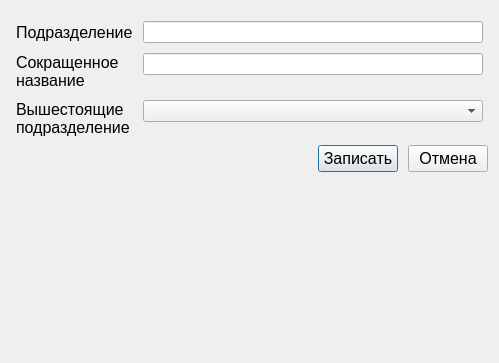
<?xml version="1.0" encoding="UTF-8"?>
<ui version="4.0">
 <class>Dialog_unit_update</class>
 <widget class="QDialog" name="Dialog_unit_update">
  <property name="windowModality">
   <enum>Qt::WindowModal</enum>
  </property>
  <property name="geometry">
   <rect>
    <x>0</x>
    <y>0</y>
    <width>499</width>
    <height>363</height>
   </rect>
  </property>
  <property name="windowTitle">
   <string>Обновить данные по подразделению</string>
  </property>
  <layout class="QVBoxLayout" name="verticalLayout_2">
   <item>
    <layout class="QVBoxLayout" name="verticalLayout">
     <item>
      <layout class="QFormLayout" name="formLayout">
       <property name="formAlignment">
        <set>Qt::AlignLeading|Qt::AlignLeft|Qt::AlignVCenter</set>
       </property>
       <property name="horizontalSpacing">
        <number>10</number>
       </property>
       <property name="verticalSpacing">
        <number>10</number>
       </property>
       <property name="leftMargin">
        <number>5</number>
       </property>
       <property name="topMargin">
        <number>10</number>
       </property>
       <property name="rightMargin">
        <number>5</number>
       </property>
       <property name="bottomMargin">
        <number>2</number>
       </property>
       <item row="0" column="0">
        <widget class="QLabel" name="label">
         <property name="font">
          <font>
           <family>Arial</family>
           <pointsize>12</pointsize>
           <weight>50</weight>
           <bold>false</bold>
          </font>
         </property>
         <property name="text">
          <string>Подразделение</string>
         </property>
        </widget>
       </item>
       <item row="0" column="1">
        <widget class="QLineEdit" name="Edit_Unit_up"/>
       </item>
       <item row="1" column="0">
        <widget class="QLabel" name="label_2">
         <property name="font">
          <font>
           <family>Arial</family>
           <pointsize>12</pointsize>
           <weight>50</weight>
           <bold>false</bold>
          </font>
         </property>
         <property name="text">
          <string>Сокращенное 
название</string>
         </property>
        </widget>
       </item>
       <item row="1" column="1">
        <widget class="QLineEdit" name="Edit_Short_Unit_up"/>
       </item>
       <item row="2" column="0">
        <widget class="QLabel" name="label_3">
         <property name="font">
          <font>
           <family>Arial</family>
           <pointsize>12</pointsize>
           <weight>50</weight>
           <bold>false</bold>
          </font>
         </property>
         <property name="text">
          <string>Вышестоящие 
подразделение</string>
         </property>
        </widget>
       </item>
       <item row="2" column="1">
        <widget class="QComboBox" name="CB_unit_up"/>
       </item>
      </layout>
     </item>
     <item>
      <layout class="QHBoxLayout" name="horizontalLayout_6">
       <property name="spacing">
        <number>10</number>
       </property>
       <item>
        <spacer name="horizontalSpacer">
         <property name="orientation">
          <enum>Qt::Horizontal</enum>
         </property>
         <property name="sizeHint" stdset="0">
          <size>
           <width>40</width>
           <height>20</height>
          </size>
         </property>
        </spacer>
       </item>
       <item>
        <widget class="QPushButton" name="btnUnit_up_Ok">
         <property name="font">
          <font>
           <pointsize>12</pointsize>
          </font>
         </property>
         <property name="text">
          <string>Записать</string>
         </property>
        </widget>
       </item>
       <item>
        <widget class="QPushButton" name="btnUnit_up_Cancel">
         <property name="font">
          <font>
           <pointsize>12</pointsize>
          </font>
         </property>
         <property name="text">
          <string>Отмена</string>
         </property>
        </widget>
       </item>
      </layout>
     </item>
    </layout>
   </item>
   <item>
    <spacer name="verticalSpacer">
     <property name="orientation">
      <enum>Qt::Vertical</enum>
     </property>
     <property name="sizeHint" stdset="0">
      <size>
       <width>20</width>
       <height>173</height>
      </size>
     </property>
    </spacer>
   </item>
  </layout>
 </widget>
 <resources/>
 <connections/>
</ui>
